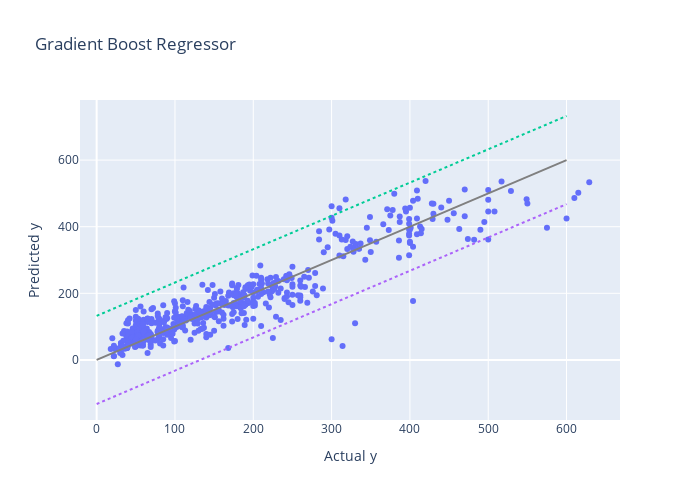
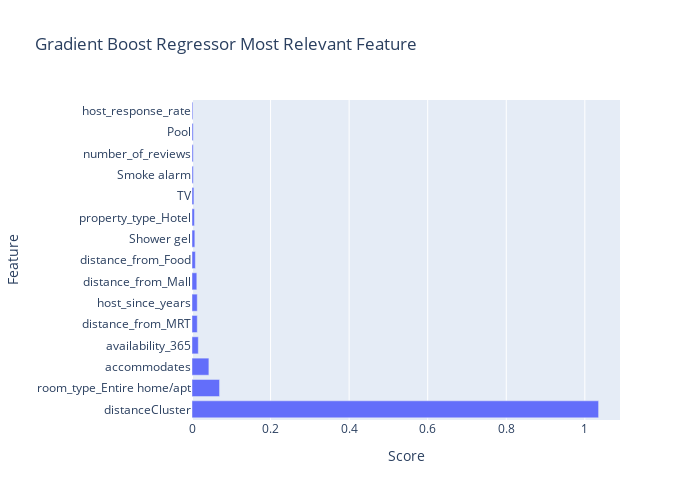
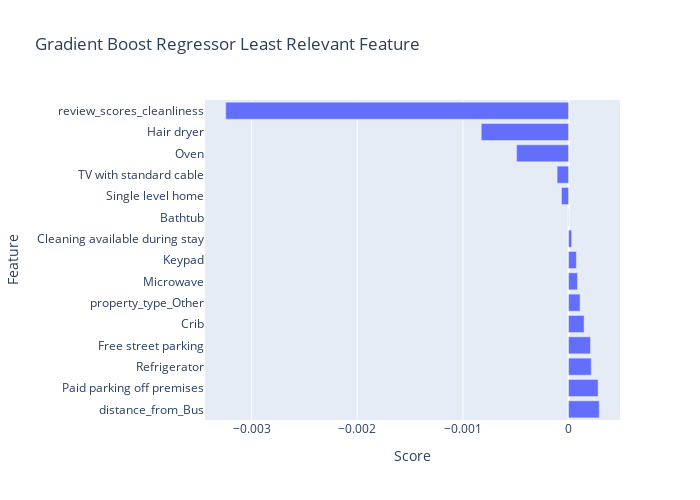

The code cell stored with these charts, in order, in its notebook:
### Markdown cell above
### Model 2: Gradient Boost Regressor
We can use gradient boosting - a type of ensemble machine learning algorithms. Ensemble is a collection of decision trees. Every iteration, a decision tree is added to model to minimise the error. Models are fit using any arbitrary differentiable loss function and gradient descent optimization algorithm, and the goal is to minimise loss gradient. We will be using HistGradientBoostingRegressor from sklearn.

### Code cell
from sklearn.ensemble import HistGradientBoostingRegressor

model = HistGradientBoostingRegressor(random_state=random_state, max_iter=1000)

model.fit(X_train, y_train)

simulate(model, XXyy, name='Gradient Boost Regressor')

feature_plot(model.feature_names_in_, 
             permutation_importance(model, X_test, y_test, random_state=random_state).importances_mean, 
             'Gradient Boost Regressor')

### Figure 1 — Plotly figure (JSON) as saved in the notebook; plotly's stock layout.template omitted (floating-point values rounded to 4 significant figures; data arrays with more than 128 entries replaced by an {"elided": "..."} marker saying what was removed)
{"data": [{"hovertemplate": "Actual y=%{x}<br>Predicted y=%{y}<extra></extra>", "legendgroup": "", "marker": {"color": "#636efa", "symbol": "circle"}, "mode": "markers", "name": "", "orientation": "v", "showlegend": false, "type": "scatter", "x": {"elided": "555 int values"}, "xaxis": "x", "y": {"elided": "555 float values"}, "yaxis": "y"}, {"line": {"color": "gray"}, "mode": "lines", "showlegend": false, "type": "scatter", "x": [0, 600], "y": [0, 600]}, {"line": {"dash": "dot"}, "mode": "lines", "showlegend": false, "type": "scatter", "x": [0, 600], "y": [132.4, 732.4]}, {"line": {"dash": "dot"}, "mode": "lines", "showlegend": false, "type": "scatter", "x": [0, 600], "y": [-132.4, 467.6]}], "layout": {"height": 500, "legend": {"tracegroupgap": 0}, "title": {"text": "Gradient Boost Regressor"}, "width": 700, "xaxis": {"anchor": "y", "domain": [0, 1], "title": {"text": "Actual y"}}, "yaxis": {"anchor": "x", "domain": [0, 1], "title": {"text": "Predicted y"}}}}

### Figure 2 — Plotly figure (JSON) as saved in the notebook; plotly's stock layout.template omitted (floating-point values rounded to 4 significant figures)
{"data": [{"orientation": "h", "type": "bar", "x": [1.035, 0.07013, 0.043, 0.0161, 0.01343, 0.01336, 0.01227, 0.008519, 0.007217, 0.006179, 0.004863, 0.003419, 0.00317, 0.003111, 0.00227], "y": ["distanceCluster", "room_type_Entire home/apt", "accommodates", "availability_365", "distance_from_MRT", "host_since_years", "distance_from_Mall", "distance_from_Food", "Shower gel", "property_type_Hotel", "TV", "Smoke alarm", "number_of_reviews", "Pool", "host_response_rate"]}], "layout": {"height": 500, "title": {"text": "Gradient Boost Regressor Most Relevant Feature"}, "width": 700, "xaxis": {"title": {"text": "Score"}}, "yaxis": {"title": {"text": "Feature"}}}}

### Figure 3 — Plotly figure (JSON) as saved in the notebook; plotly's stock layout.template omitted (floating-point values rounded to 4 significant figures)
{"data": [{"orientation": "h", "type": "bar", "x": [0.0002905, 0.0002798, 0.0002149, 0.000208, 0.0001472, 0.0001089, 8.476e-05, 7.457e-05, 2.927e-05, 1.224e-06, -6.694e-05, -0.0001085, -0.0004921, -0.0008265, -0.003245], "y": ["distance_from_Bus", "Paid parking off premises", "Refrigerator", "Free street parking", "Crib", "property_type_Other", "Microwave", "Keypad", "Cleaning available during stay", "Bathtub", "Single level home", "TV with standard cable", "Oven", "Hair dryer", "review_scores_cleanliness"]}], "layout": {"height": 500, "title": {"text": "Gradient Boost Regressor Least Relevant Feature"}, "width": 700, "xaxis": {"title": {"text": "Score"}}, "yaxis": {"title": {"text": "Feature"}}}}
